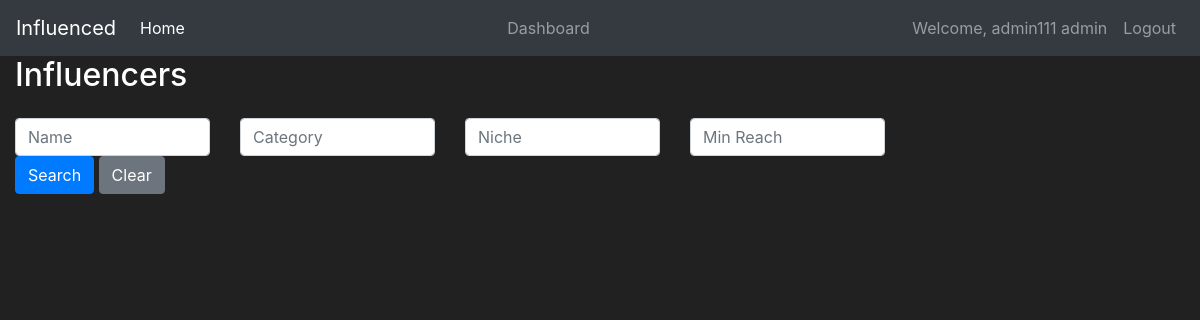
The app's page /Dashboard/influencers-page (signed in), older data.
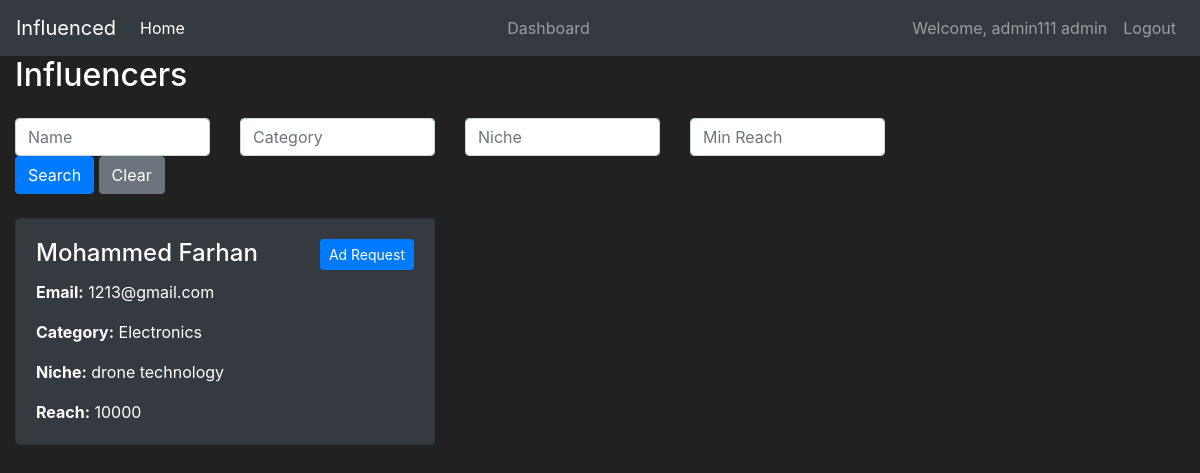
The same page, newer data.
### website/models.py (models this page shows, shortened)
class Influencer(db.Model):
    id = db.Column(db.Integer, primary_key=True)
    user_id = db.Column(db.Integer, db.ForeignKey('user.id'), nullable=False)
    name = db.Column(db.String(150), nullable=False)
    email_id = db.Column(db.String(50),nullable =False,unique =True)
    category = db.Column(db.String(100))
    niche = db.Column(db.String(100))
    reach = db.Column(db.Integer)
    user = db.relationship('User', backref=db.backref('influencer', lazy=True))

### website/routes.py (the view)
@app.route('/Dashboard/influencers-page')
@login_required
def influencer_list():
    name = request.args.get('name', '')
    category = request.args.get('category', '')
    niche = request.args.get('niche', '')
    min_reach = request.args.get('min_reach', '')
    query = Influencer.query
    if name:
        query = query.filter(Influencer.name.ilike(f'%{name}%'))
    if category:
        query = query.filter(Influencer.category.ilike(f'%{category}%'))
    if niche:
        query = query.filter(Influencer.niche.ilike(f'%{niche}%'))
    if min_reach:
        query = query.filter(Influencer.reach >= int(min_reach))
    influencers = query.all()
    return render_template('influencer_listings.html',influencers=influencers)

### website/models.py (called while the page is built)
@login_manager.user_loader
def load_user(user_id):
    return User.query.get(int(user_id))

### website/Templates/influencer_listings.html (shortened to what this page needs)
{% extends 'base.html'%}
{% block content %}
<div class="container-fluid">
    <div class="row">
        <div class="col-lg-9">
            <h2 class="mb-4">Influencers</h2>
            <form action="{{ url_for('influencer_list') }}" method="GET" class="mb-4">
                <div class="row g-3">
                    <div class="col-sm-6 col-md-3">
                        <input type="text" class="form-control" name="name" placeholder="Name" value="{{ request.args.get('name', '') }}">
                    </div>
                    <div class="col-sm-6 col-md-3">
                        <input type="text" class="form-control" name="category" placeholder="Category" value="{{ request.args.get('category', '') }}">
                    </div>
                    <div class="col-sm-6 col-md-3">
                        <input type="text" class="form-control" name="niche" placeholder="Niche" value="{{ request.args.get('niche', '') }}">
                    </div>
                    <div class="col-sm-6 col-md-3">
                        <input type="number" class="form-control" name="min_reach" placeholder="Min Reach" value="{{ request.args.get('min_reach', '') }}">
                    </div>
                    <div class="col-12">
                        <button type="submit" class="btn btn-primary">Search</button>
                        <a href="{{ url_for('influencer_list') }}" class="btn btn-secondary">Clear</a>
                    </div>
                </div>
            </form>
            <div class="row">
                {% for item in influencers %}
                <div class="col-lg-6 mb-4">
                    <div class="card bg-dark">
                        <div class="card-body">
                            <div class="d-flex justify-content-between align-items-start">
                                <h4 class="card-title">{{ item.name }}</h4>
                                <a href="#" class="btn btn-primary btn-sm">Ad Request</a>
                            </div>
                            <p class="card-text"><strong>Email:</strong> {{ item.email_id }}</p>
                            <p class="card-text"><strong>Category:</strong> {{ item.category }}</p>
                            <p class="card-text"><strong>Niche:</strong> {{ item.niche }}</p>
                            <p class="card-text"><strong>Reach:</strong> {{ item.reach }}</p>
                        </div>
                    </div>
                </div>
                {% endfor %}
            </div>
        </div>
    </div>
</div>
{% endblock %}

Row changes from the older to the newer data that the page shows:
added Influencer: name "Mohammed Farhan", email_id "1213@gmail.com", category "Electronics", niche "drone technology", reach "10000"
